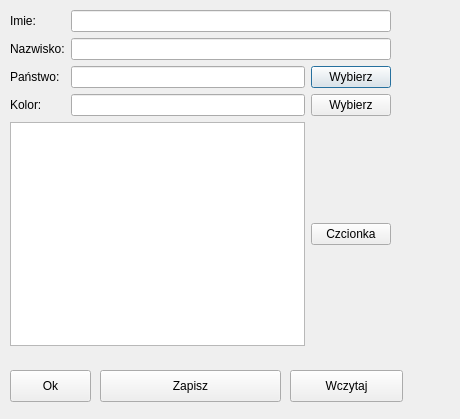
<?xml version="1.0" encoding="UTF-8"?>
<ui version="4.0">
 <class>Dialog</class>
 <widget class="QDialog" name="Dialog">
  <property name="geometry">
   <rect>
    <x>0</x>
    <y>0</y>
    <width>460</width>
    <height>419</height>
   </rect>
  </property>
  <property name="windowTitle">
   <string>Dialog</string>
  </property>
  <widget class="QWidget" name="gridLayoutWidget">
   <property name="geometry">
    <rect>
     <x>10</x>
     <y>10</y>
     <width>381</width>
     <height>356</height>
    </rect>
   </property>
   <layout class="QGridLayout" name="gridLayout">
    <item row="2" column="2">
     <widget class="QPushButton" name="countryButton">
      <property name="text">
       <string>Wybierz</string>
      </property>
     </widget>
    </item>
    <item row="2" column="0">
     <widget class="QLabel" name="label_3">
      <property name="text">
       <string>Państwo:</string>
      </property>
     </widget>
    </item>
    <item row="2" column="1">
     <widget class="QLineEdit" name="country">
      <property name="readOnly">
       <bool>true</bool>
      </property>
     </widget>
    </item>
    <item row="4" column="0" colspan="2">
     <widget class="QTextEdit" name="fontEdit"/>
    </item>
    <item row="3" column="1">
     <widget class="QLineEdit" name="colorEdit">
      <property name="readOnly">
       <bool>true</bool>
      </property>
     </widget>
    </item>
    <item row="3" column="0">
     <widget class="QLabel" name="label_4">
      <property name="text">
       <string>Kolor:</string>
      </property>
     </widget>
    </item>
    <item row="4" column="2">
     <widget class="QPushButton" name="font">
      <property name="text">
       <string>Czcionka</string>
      </property>
     </widget>
    </item>
    <item row="6" column="0" colspan="2">
     <widget class="QLabel" name="warn">
      <property name="text">
       <string/>
      </property>
     </widget>
    </item>
    <item row="0" column="0">
     <widget class="QLabel" name="label">
      <property name="text">
       <string>Imie:</string>
      </property>
     </widget>
    </item>
    <item row="1" column="0">
     <widget class="QLabel" name="label_2">
      <property name="text">
       <string>Nazwisko:</string>
      </property>
     </widget>
    </item>
    <item row="1" column="1" colspan="2">
     <widget class="QLineEdit" name="surname"/>
    </item>
    <item row="0" column="1" colspan="2">
     <widget class="QLineEdit" name="name"/>
    </item>
    <item row="3" column="2">
     <widget class="QPushButton" name="colorButton">
      <property name="text">
       <string>Wybierz</string>
      </property>
     </widget>
    </item>
   </layout>
  </widget>
  <widget class="QPushButton" name="save">
   <property name="geometry">
    <rect>
     <x>100</x>
     <y>370</y>
     <width>181</width>
     <height>32</height>
    </rect>
   </property>
   <property name="text">
    <string>Zapisz</string>
   </property>
  </widget>
  <widget class="QPushButton" name="ok">
   <property name="geometry">
    <rect>
     <x>10</x>
     <y>370</y>
     <width>81</width>
     <height>32</height>
    </rect>
   </property>
   <property name="text">
    <string>Ok</string>
   </property>
  </widget>
  <widget class="QPushButton" name="read">
   <property name="geometry">
    <rect>
     <x>290</x>
     <y>370</y>
     <width>113</width>
     <height>32</height>
    </rect>
   </property>
   <property name="text">
    <string>Wczytaj</string>
   </property>
  </widget>
 </widget>
 <resources/>
 <connections/>
</ui>
